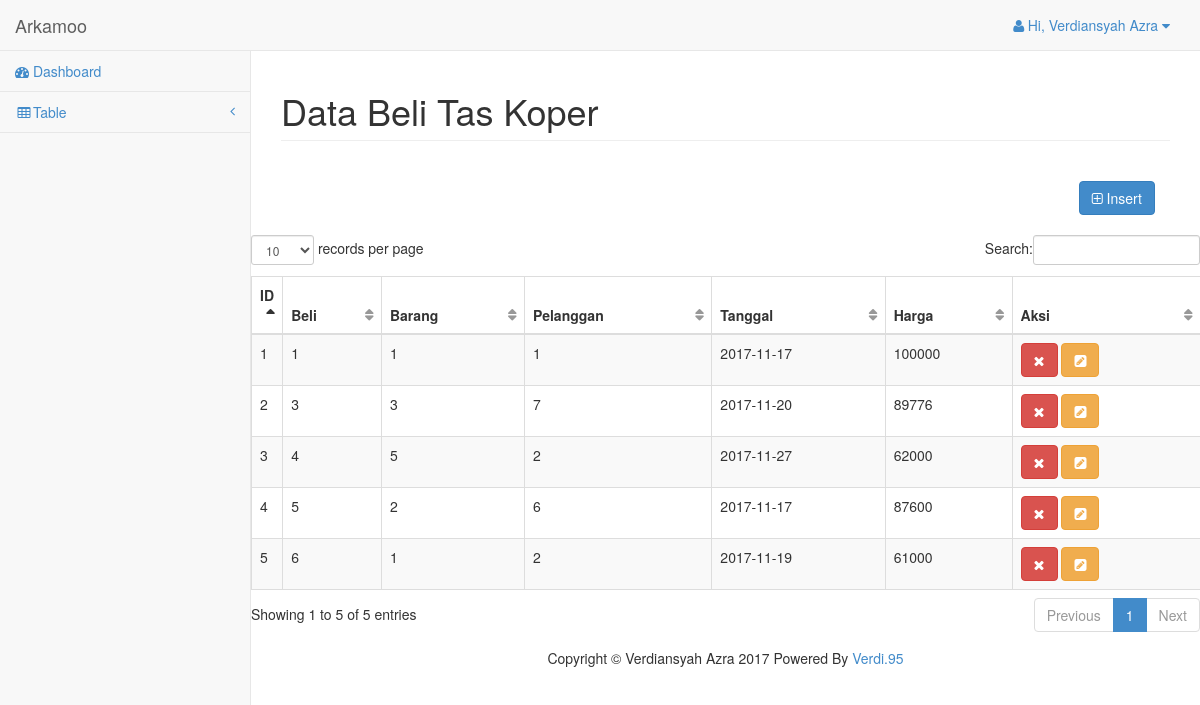
/beli, run on the app's committed database.
### tables this page shows
CREATE TABLE `beli` (
  `id_beli` int(11) NOT NULL,
  `id_barang` int(11) NOT NULL,
  `id_pelanggan` int(11) NOT NULL,
  `harga_beli` int(11) NOT NULL,
  `tanggal_beli` date NOT NULL
);

### application/controllers/Beli.php (called while the page is built, shortened)
<?php
class Beli extends CI_Controller
{
	function __construct()
	{
		$this->load->model('Beli/Beli_model');
		$this->load->helper(array('url'));
	}
	function index($page=NULL,$offset='',$key=NULL)
	{
		$data['beli'] = $this->Beli_model->ambil_data();
		$this->load->view('Beli/Beli_list',$data);
	}
}
?>

### index.php (called while the page is built, shortened)
<?php
require_once BASEPATH.'core/CodeIgniter.php';

### application/models/Beli/Beli_model.php (called while the page is built, shortened)
<?php
class Beli_model extends CI_Model
{
	public $beli			= 'beli';
	public $id				= 'id_beli';
	public $order			= 'ASC';
	function ambil_data()
	{
		$this->db->order_by($this->id,$this->order);
		return $this->db->get($this->beli)->result();
	}
}
 ?>

### application/views/Beli/Beli_list.php (the view, shortened to what this page needs)
<div class="row">
		<div class="col-lg-12">
			<h1 class="page-header">Data Beli Tas Koper</h1>
		<div class="col-md-12 text-right">
		<a href="<?php echo site_url('beli/tambah'); ?>" class="btn btn-primary"
		style="margin-top:20px; margin-bottom:20px">
		<i class="fa fa-plus-square-o"></i> Insert</a>
		</div>
	</div>
<div class="row">
		<table id="example" class="table table-striped table-bordered">
			<thead>
				<tr>
					<th style="width: 10px">ID</th>
					<th>Beli</th>
					<th>Barang</th>
					<th>Pelanggan</th>
					<th>Tanggal</th>
					<th>Harga</th>
					<th>Aksi</th>
				</tr>
			</thead>
			<tbody>
				<?php foreach ($beli as $key => $value) { ?>
				<tr>
					<td><?php echo $key+1; ?></td>
					<td><?php echo $value->id_beli; ?></td>
					<td><?php echo $value->id_barang; ?></td>
					<td><?php echo $value->id_pelanggan; ?></td>
					<td><?php echo $value->tanggal_beli; ?></td>
					<td><?php echo $value->harga_beli; ?></td>
					<td>
						<a href="<?php echo site_url('beli/delete/'.$value->id_beli); ?>"
							class="btn btn-danger">
							<i class="fa fa-times"></i>
						</a>
						<a href="<?php echo site_url('beli/update/'.$value->id_beli); ?>"
							class="btn btn-warning">
							<i class="fa fa-pencil-square"></i>
						</a>
					</td>
				</tr>
				<?php } ?>
			</tbody>
		</table>
	</div>

### assets/css/sb-admin-2.css (style rules this page uses)
body { background-color: #f8f8f8; }
table.dataTable thead .sorting, table.dataTable thead .sorting_asc, table.dataTable thead .sorting_desc, table.dataTable thead .sorting_asc_disabled, table.dataTable thead .sorting_desc_disabled { background: transparent; }
table.dataTable thead .sorting_asc:after { content: "\f0de"; float: right; font-family: fontawesome; }
table.dataTable thead .sorting:after { content: "\f0dc"; float: right; font-family: fontawesome; color: rgba(50, 50, 50, 0.5); }

### data on the page
beli: id_beli "1", id_barang "1", id_pelanggan "1", tanggal_beli "2017-11-17", harga_beli "100000"
beli: id_beli "3", id_barang "3", id_pelanggan "7", tanggal_beli "2017-11-20", harga_beli "89776"
beli: id_beli "4", id_barang "5", id_pelanggan "2", tanggal_beli "2017-11-27", harga_beli "62000"
beli: id_beli "5", id_barang "2", id_pelanggan "6", tanggal_beli "2017-11-17", harga_beli "87600"
beli: id_beli "6", id_barang "1", id_pelanggan "2", tanggal_beli "2017-11-19", harga_beli "61000"
